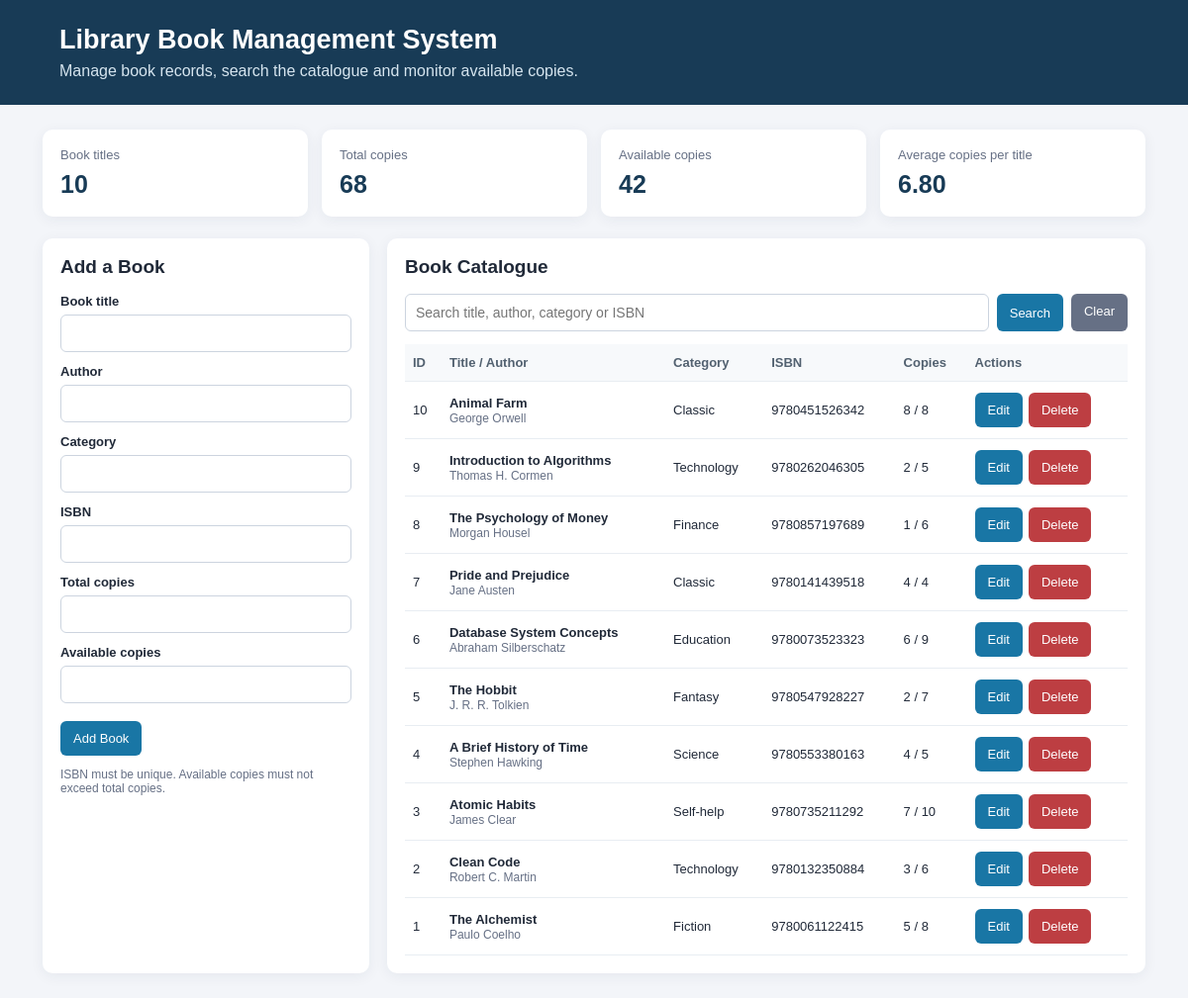
The page / on the database its author committed.
### tables this page shows
CREATE TABLE IF NOT EXISTS books (
    id INT UNSIGNED AUTO_INCREMENT PRIMARY KEY,
    title VARCHAR(150) NOT NULL,
    author VARCHAR(120) NOT NULL,
    category VARCHAR(80) NOT NULL,
    isbn VARCHAR(20) NOT NULL UNIQUE,
    total_copies INT UNSIGNED NOT NULL,
    available_copies INT UNSIGNED NOT NULL,
    created_at TIMESTAMP DEFAULT CURRENT_TIMESTAMP,
    CONSTRAINT chk_total_copies CHECK (total_copies >= 0),
    CONSTRAINT chk_available_copies CHECK (
        available_copies >= 0 AND available_copies <= total_copies
    )
);

### index.php (the view, shortened to what this page needs)
<?php
require_once "db.php";
function e($value) {
    return htmlspecialchars((string)$value, ENT_QUOTES, "UTF-8");
}
$editBook = null;
$search = trim($_GET["search"] ?? "");
if ($search !== "") {
    $term = "%$search%";
    $stmt = $pdo->prepare("SELECT * FROM books WHERE title LIKE ? OR author LIKE ? OR category LIKE ? OR isbn LIKE ? ORDER BY id DESC");
    $stmt->execute([$term, $term, $term, $term]);
    $books = $stmt->fetchAll();
} else {
    $books = $pdo->query("SELECT * FROM books ORDER BY id DESC")->fetchAll();
}
$totalTitles = (int)$pdo->query("SELECT COUNT(*) FROM books")->fetchColumn();
$totalCopies = (int)$pdo->query("SELECT COALESCE(SUM(total_copies),0) FROM books")->fetchColumn();
$availableCopies = (int)$pdo->query("SELECT COALESCE(SUM(available_copies),0) FROM books")->fetchColumn();
$avgCopies = (float)$pdo->query("SELECT COALESCE(AVG(total_copies),0) FROM books")->fetchColumn();
$form = $editBook ?: ["id"=>"", "title"=>"", "author"=>"", "category"=>"", "isbn"=>"", "total_copies"=>"", "available_copies"=>""];
?>
<!DOCTYPE html>
<html lang="en">
<head>
</head>
<body>
<header><h1>Library Book Management System</h1><p>Manage book records, search the catalogue and monitor available copies.</p></header>
<main>
<section class="stats">
<div class="card"><span>Book titles</span><strong><?=$totalTitles?></strong></div>
<div class="card"><span>Total copies</span><strong><?=$totalCopies?></strong></div>
<div class="card"><span>Available copies</span><strong><?=$availableCopies?></strong></div>
<div class="card"><span>Average copies per title</span><strong><?=number_format($avgCopies,2)?></strong></div>
</section>
<div class="layout">
<section class="panel">
<h2><?=$editBook ? "Update Book" : "Add a Book"?></h2>
<form method="post">
<label>Book title</label><input name="title" maxlength="150" required value="<?=e($form["title"])?>">
<label>Author</label><input name="author" maxlength="120" required value="<?=e($form["author"])?>">
<label>Category</label><input name="category" maxlength="80" required value="<?=e($form["category"])?>">
<label>ISBN</label><input name="isbn" maxlength="20" required value="<?=e($form["isbn"])?>">
<label>Total copies</label><input type="number" name="total_copies" min="0" required value="<?=e($form["total_copies"])?>">
<label>Available copies</label><input type="number" name="available_copies" min="0" required value="<?=e($form["available_copies"])?>">
<br><br><button type="submit"><?=$editBook ? "Save Changes" : "Add Book"?></button>
</form>
<p class="muted">ISBN must be unique. Available copies must not exceed total copies.</p>
</section>
<section class="panel">
<h2>Book Catalogue</h2>
<form class="search" method="get">
<input name="search" placeholder="Search title, author, category or ISBN" value="<?=e($search)?>">
<button type="submit">Search</button><a class="btn secondary" href="index.php">Clear</a>
</form>
<div class="tablewrap">
<table>
<thead><tr><th>ID</th><th>Title / Author</th><th>Category</th><th>ISBN</th><th>Copies</th><th>Actions</th></tr></thead>
<tbody>
<?php foreach($books as $book): ?>
<tr>
<td><?=e($book["id"])?></td>
<td><strong><?=e($book["title"])?></strong><br><span class="muted"><?=e($book["author"])?></span></td>
<td><?=e($book["category"])?></td><td><?=e($book["isbn"])?></td>
<td><?=e($book["available_copies"])?> / <?=e($book["total_copies"])?></td>
<td><div class="actions">
<a class="btn" href="?edit=<?=(int)$book["id"]?>">Edit</a>
<form method="post" onsubmit="return confirm('Delete this book record?');">
<button class="danger" type="submit">Delete</button>
</form>
</div></td>
</tr>
<?php endforeach; ?>
</tbody></table>
</div>
</section>
</div>
</main>
</body></html>

### index.php (style rules this page uses)
* { box-sizing:border-box }
body { margin:0;background:#f3f5f9;color:#202938;font-family:Arial,sans-serif }
header { background:#183b56;color:white;padding:25px max(5%,calc((100% - 1150px)/2)) }
header h1 { margin:0 0 7px;font-size:27px }
header p { margin:0;color:#d6e5ef }
main { max-width:1150px;margin:25px auto;padding:0 18px }
.stats { display:grid;grid-template-columns:repeat(4,1fr);gap:14px;margin-bottom:22px }
.card,.panel { background:white;border-radius:10px;padding:18px;box-shadow:0 3px 14px #1b355010 }
.card span { display:block;color:#667085;font-size:13px }
.card strong { display:block;font-size:25px;margin-top:8px;color:#183b56 }
.layout { display:grid;grid-template-columns:330px 1fr;gap:18px }
.panel h2 { margin:0 0 16px;font-size:19px }
label { display:block;font-size:13px;font-weight:bold;margin:12px 0 6px }
input { width:100%;padding:10px;border:1px solid #ccd4df;border-radius:6px;font-size:14px }
button,.btn { border:0;border-radius:6px;padding:10px 13px;background:#1976a5;color:white;cursor:pointer;text-decoration:none;font-size:13px }
.secondary { background:#667085 }
.danger { background:#bd3e42 }
.actions { display:flex;gap:6px;align-items:center }
.actions form { margin:0 }
table { width:100%;border-collapse:collapse;font-size:13px }
th,td { text-align:left;padding:11px 8px;border-bottom:1px solid #e8edf2 }
th { background:#f7f9fb;color:#526170 }
.search { display:flex;gap:8px;margin-bottom:13px }
.search input { flex:1 }
.muted { color:#667085;font-size:12px }

### rows shown on the page
books: id "10", title "Animal Farm", author "George Orwell", category "Classic", isbn "9780451526342", available_copies "8", total_copies "8"
books: id "9", title "Introduction to Algorithms", author "Thomas H. Cormen", category "Technology", isbn "9780262046305", available_copies "2", total_copies "5"
books: id "8", title "The Psychology of Money", author "Morgan Housel", category "Finance", isbn "9780857197689", available_copies "1", total_copies "6"
books: id "7", title "Pride and Prejudice", author "Jane Austen", category "Classic", isbn "9780141439518", available_copies "4", total_copies "4"
books: id "6", title "Database System Concepts", author "Abraham Silberschatz", category "Education", isbn "9780073523323", available_copies "6", total_copies "9"
books: id "5", title "The Hobbit", author "J. R. R. Tolkien", category "Fantasy", isbn "9780547928227", available_copies "2", total_copies "7"
books: id "4", title "A Brief History of Time", author "Stephen Hawking", category "Science", isbn "9780553380163", available_copies "4", total_copies "5"
books: id "3", title "Atomic Habits", author "James Clear", category "Self-help", isbn "9780735211292", available_copies "7", total_copies "10"
books: id "2", title "Clean Code", author "Robert C. Martin", category "Technology", isbn "9780132350884", available_copies "3", total_copies "6"
books: id "1", title "The Alchemist", author "Paulo Coelho", category "Fiction", isbn "9780061122415", available_copies "5", total_copies "8"

### other values the page prints
$totalTitles "10"
$totalCopies "68"
$availableCopies "42"
$avgCopies "6.80"
